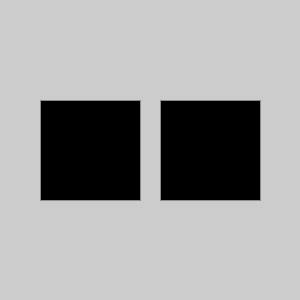
Frame 1 (no input)
Frame 60 (the mouse pressed at the canvas centre just before this capture): identical to frame 1, image omitted
Frame 120 (the mouse held since frame 60 and released just before this capture): identical to frame 1, image omitted

The Processing sketch that drew this single still picture (run headless with seeded random() and noise(); from frame 60 on, the mouse is pressed at the canvas centre):

// Processing sketch: button_demo
// ── button_demo.pde
Button myButton;
Button myButton2;

void setup(){

  size(300,300);
  myButton = new Button(40,100); 
  myButton2 = new Button(160,100);
  
}

void draw(){

    myButton.display();
    myButton2.display();
    
}

void mousePressed () {

    myButton.press(mouseX, mouseY);
    myButton2.press(mouseX, mouseY);
    
}

// ── button.pde
class Button {
  
  float x;
  float y;
  int fillColor = 0;

  Button ( float _x, float _y) {
  
    x = _x;
    y = _y;
    
  }
  
  void display () {
    
    stroke( 140 );
    fill( fillColor );
    rect( x, y, 100, 100 );
    
  }
  
  void press (int pressX, int pressY) {
  
    if(
    
      ( pressX >= x ) &&
      ( pressX <= x + 100 ) &&
      ( pressY >= y ) &&
      ( pressY <= y + 100 )
    
    ){
      
      if ( fillColor == 255 ){
        fillColor = 0;
      } else {
        fillColor = 255;
      }
    
    }
    
  }
  
}
